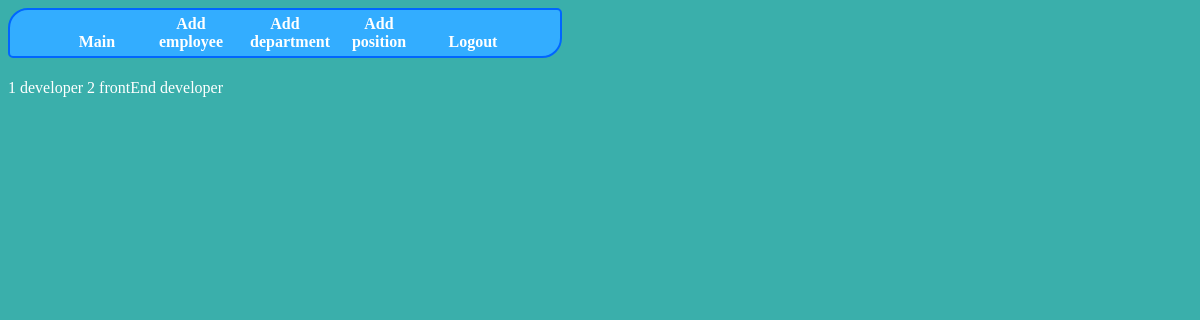
Before: /positions (signed in) with the older database file.
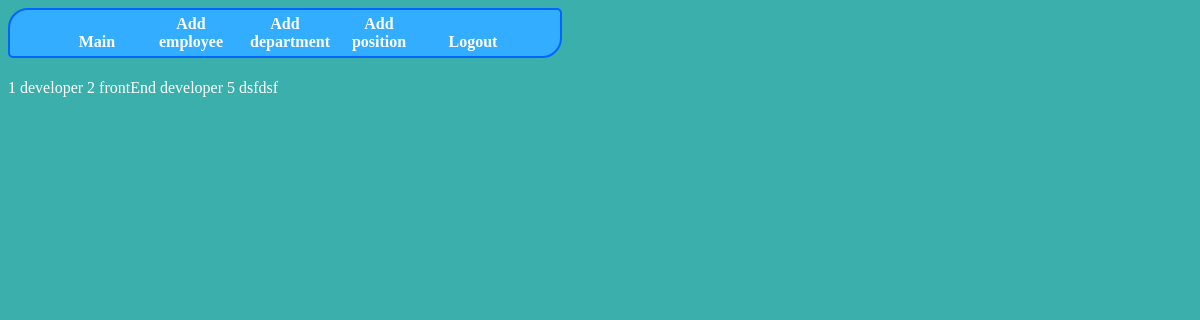
After: the same page with the newer database file.
### tables this page shows
CREATE TABLE position (id integer primary key autoincrement, position_name varchar(255) not null, description text not null);

### app/routes.py (the view)
@app.route('/positions')
@login_required
def list_positions() -> Response:
    position = new_db.select_requests('SELECT * FROM position')
    return render_template('list view/list_position.html', position=position)

### app/db.py (called while the page is built)
def get_db():
    if 'db' not in g:
        g.db = sqlite3.connect(
            current_app.config['DATABASE'],
            detect_types=sqlite3.PARSE_DECLTYPES
        )
        g.db.row_factory = sqlite3.Row
    return g.db

@app.teardown_appcontext  # close connection after any wev request
def close_connection(exception):
    db = getattr(g, '_database', None)
    if db is not None:
        db.close()

def select_requests(command: str) -> typing.List[sqlite3.Row]:
    data = get_db()
    select = data.execute(command).fetchall()
    return select

### app/routes.py (called while the page is built)
def login_required(view: typing.Any) -> typing.Any:
    @functools.wraps(view)
    def wrapped_view(**kwargs):
        if g.user is None:
            return redirect('/login')
        return view(**kwargs)
    return wrapped_view

@app.before_request
def load_logged_in_user():
    user_id = session.get('user_id')
    if user_id is None:
        g.user = None
    else:
        g.user = new_db.get_db().execute(
            'SELECT * FROM user WHERE id = ?', (user_id,)
        ).fetchone()

### app/templates/list view/list_position.html
{% extends 'main.html' %}
{% block content %}
{% for pos in position %}
{{ pos['id'] }}
{{ pos['position_name'] }}
{% endfor %}
{% endblock %}

Changed rows visible on the page:
added position: id "5", position_name "dsfdsf"
